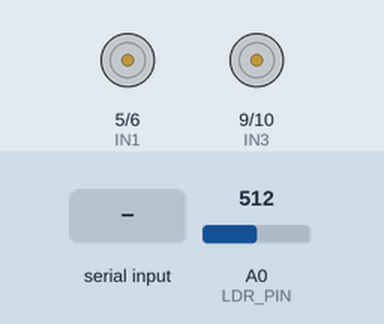
This sketch was run on a simulated Arduino Uno, built with avr-gcc and run on an emulated ATmega328P. Shown: motor-driver pin pairs drawn as motors (green arrow = first pin HIGH = forward, orange = second pin HIGH = backward, longer = more drive, scaled by the enable pin). The test bench sets the inputs (shaded band); at power-on: A0 (LDR_PIN) = 512. What the sketch prints to the serial monitor is not drawn.

Above: at 1.2 s.
1.3 s: "L90\n" received over Serial
At 1.8 s:
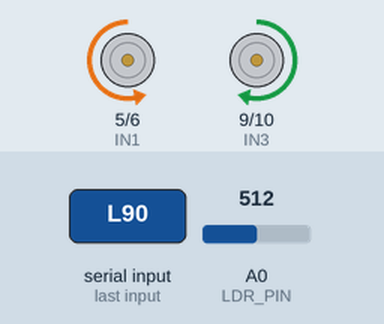
3.3 s: "F90\n" received over Serial
At 3.6 s:
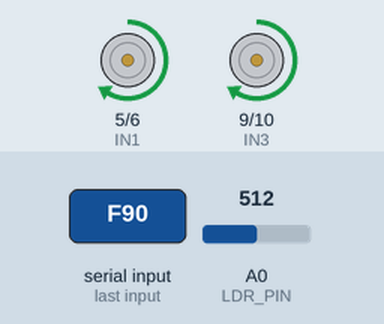
4.8 s: "R90\n" received over Serial
At 5.2 s:
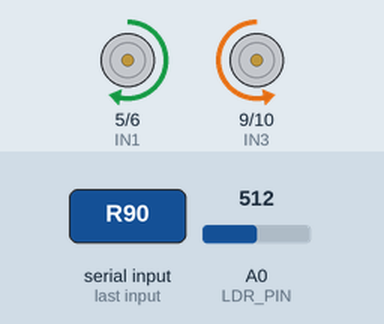
Timing chart, 0 to 7.8 s (numbered marks = the images above; inputs shaded):
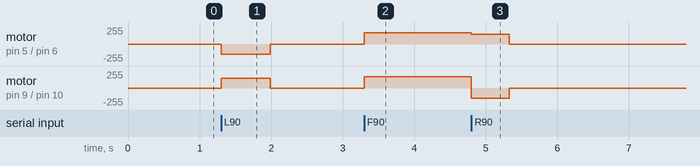

Measured:
- after the input at 1.3 s, motor on pin 5 (IN1) / pin 6 (IN2): stopped → backward 150/255 at once, → stopped 0.69 s later; motor on pin 9 (IN3) / pin 10 (IN4): stopped → forward 150/255 at once, → stopped 0.69 s later
- after the input at 3.3 s, motor on pin 5 (IN1) / pin 6 (IN2), motor on pin 9 (IN3) / pin 10 (IN4): stopped → forward 170/255 at once
- after the input at 4.8 s, motor on pin 5 (IN1) / pin 6 (IN2): forward 170/255 → forward 150/255 at once, → stopped 0.53 s later; motor on pin 9 (IN3) / pin 10 (IN4): forward 170/255 → backward 150/255 at once, → stopped 0.53 s later

The sketch:

rover.ino
```cpp
/*
 * Sunchaser hardware-in-the-loop rover (owner: Harril)
 *
 * A small 2-wheel robot that drives the planned route on a printed map while its
 * light sensor feeds the battery simulation on the laptop (hardware/bridge.py).
 * Shine a lamp on it ("the Sun") and the simulated battery charges; shade it and
 * the battery drains; let it run low and the laptop tells it to stop and wait.
 *
 * Hardware: Arduino Uno, L298N motor driver, 2WD chassis, LDR + 10 kOhm divider.
 *   L298N IN1..IN4 -> pins 5, 6, 9, 10     ENA -> 3 (PWM)     ENB -> 11 (PWM)
 *   LDR between 5V and A0, 10 kOhm between A0 and GND (brighter = higher reading)
 *   Motor battery ground joined to Arduino ground.
 *
 * Serial protocol (115200 baud, one command per line):
 *   F n      drive forward n cells (n may be a decimal, e.g. F 1.41 for a diagonal)
 *   L deg    turn left by deg degrees        R deg    turn right by deg degrees
 *   W s      wait s seconds
 *   STOP     pause immediately (the current command is kept and resumed by GO)
 *   GO       resume
 * The rover answers "DONE" when a command finishes, and prints "LIGHT <0-1023>"
 * ten times a second all the time, including while it is moving or paused.
 *
 * Motion is timed, not measured (no wheel encoders): calibrate the two constants
 * below on the real floor. Nothing here blocks, so STOP always gets through.
 *
 * NOTE: written for the hackathon and checked by reading and by the bridge's
 * simulator; it has not been run on physical hardware by the team yet.
 */

const int IN1 = 5, IN2 = 6, IN3 = 9, IN4 = 10, ENA = 3, ENB = 11;
const int LDR_PIN = A0;

// ---- calibrate these on your floor ----
const unsigned long MS_PER_CELL   = 1200;  // time to drive one grid cell on the printed map
const unsigned long MS_PER_45_DEG = 260;   // time to turn 45 degrees on the spot
const int DRIVE_PWM = 170;                 // 0-255
const int TURN_PWM  = 150;

enum Motion { IDLE, FORWARD, TURN_LEFT, TURN_RIGHT, WAITING };
Motion motion = IDLE;
unsigned long remainingMs = 0;   // time still to run for the current command
unsigned long lastTick = 0;
unsigned long lastLight = 0;
bool paused = false;
String line = "";

void motors(int leftDir, int rightDir, int pwm) {
  // dir: +1 forward, -1 backward, 0 stop
  digitalWrite(IN1, leftDir > 0);   digitalWrite(IN2, leftDir < 0);
  digitalWrite(IN3, rightDir > 0);  digitalWrite(IN4, rightDir < 0);
  analogWrite(ENA, leftDir == 0 ? 0 : pwm);
  analogWrite(ENB, rightDir == 0 ? 0 : pwm);
}

void applyMotion() {
  if (paused) { motors(0, 0, 0); return; }
  switch (motion) {
    case FORWARD:    motors(+1, +1, DRIVE_PWM); break;
    case TURN_LEFT:  motors(-1, +1, TURN_PWM);  break;
    case TURN_RIGHT: motors(+1, -1, TURN_PWM);  break;
    default:         motors(0, 0, 0);           break;
  }
}

void startMotion(Motion m, unsigned long ms) {
  motion = m;
  remainingMs = ms;
  lastTick = millis();
  applyMotion();
  if (ms == 0) { motion = IDLE; applyMotion(); Serial.println("DONE"); }
}

void handle(String cmd) {
  cmd.trim();
  if (cmd.length() == 0) return;
  if (cmd == "STOP") { paused = true;  applyMotion(); return; }
  if (cmd == "GO")   { paused = false; lastTick = millis(); applyMotion(); return; }
  char c = cmd.charAt(0);
  float value = cmd.substring(1).toFloat();
  if (value < 0) value = 0;
  if      (c == 'F') startMotion(FORWARD,    (unsigned long)(value * MS_PER_CELL));
  else if (c == 'L') startMotion(TURN_LEFT,  (unsigned long)(value / 45.0 * MS_PER_45_DEG));
  else if (c == 'R') startMotion(TURN_RIGHT, (unsigned long)(value / 45.0 * MS_PER_45_DEG));
  else if (c == 'W') startMotion(WAITING,    (unsigned long)(value * 1000.0));
  else Serial.println("ERR unknown command");
}

void setup() {
  pinMode(IN1, OUTPUT); pinMode(IN2, OUTPUT); pinMode(IN3, OUTPUT); pinMode(IN4, OUTPUT);
  pinMode(ENA, OUTPUT); pinMode(ENB, OUTPUT);
  motors(0, 0, 0);
  Serial.begin(115200);
  Serial.println("READY");
}

void loop() {
  // 1. read commands, one line at a time
  while (Serial.available()) {
    char ch = Serial.read();
    if (ch == '\n') { handle(line); line = ""; }
    else if (ch != '\r') line += ch;
  }

  // 2. count down the current command (the clock stops while paused)
  unsigned long now = millis();
  if (motion != IDLE && !paused) {
    unsigned long dt = now - lastTick;
    if (dt >= remainingMs) {
      motion = IDLE;
      remainingMs = 0;
      applyMotion();
      Serial.println("DONE");
    } else {
      remainingMs -= dt;
    }
  }
  lastTick = now;

  // 3. report the light level ten times a second
  if (now - lastLight >= 100) {
    lastLight = now;
    Serial.print("LIGHT ");
    Serial.println(analogRead(LDR_PIN));
  }
}
```
